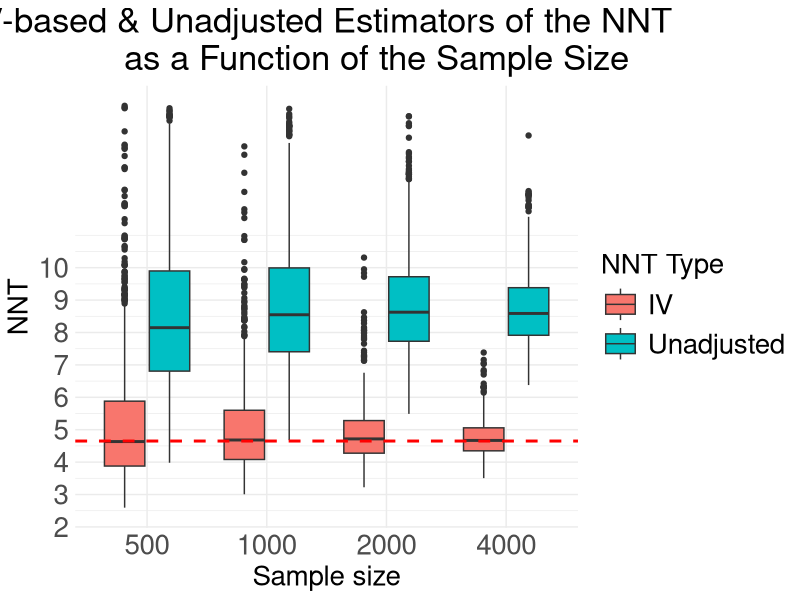
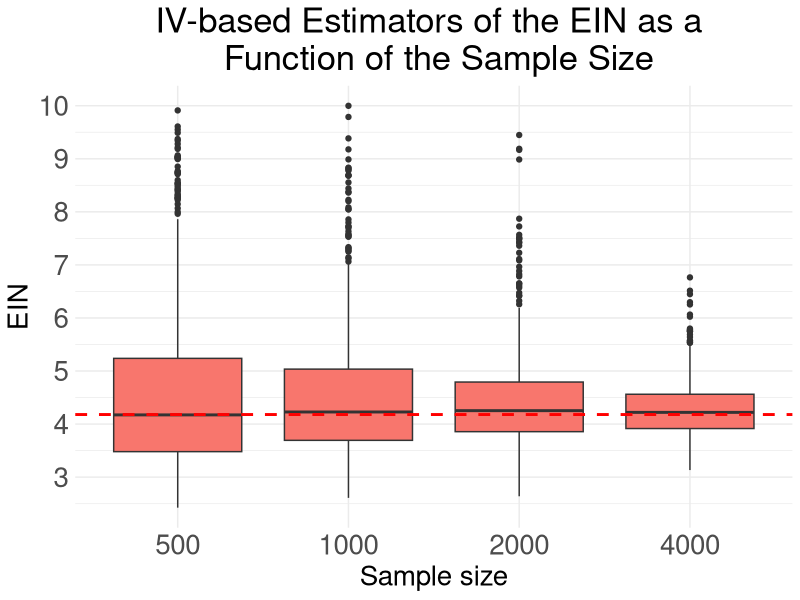
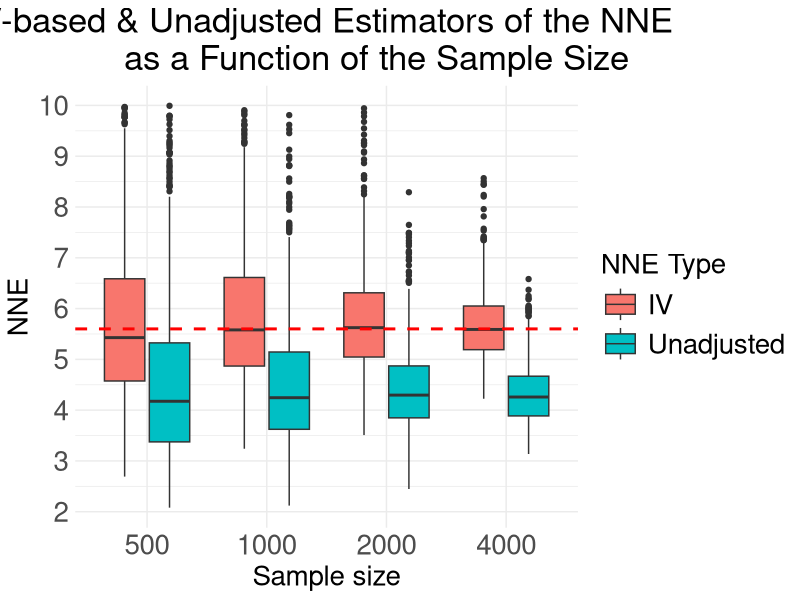
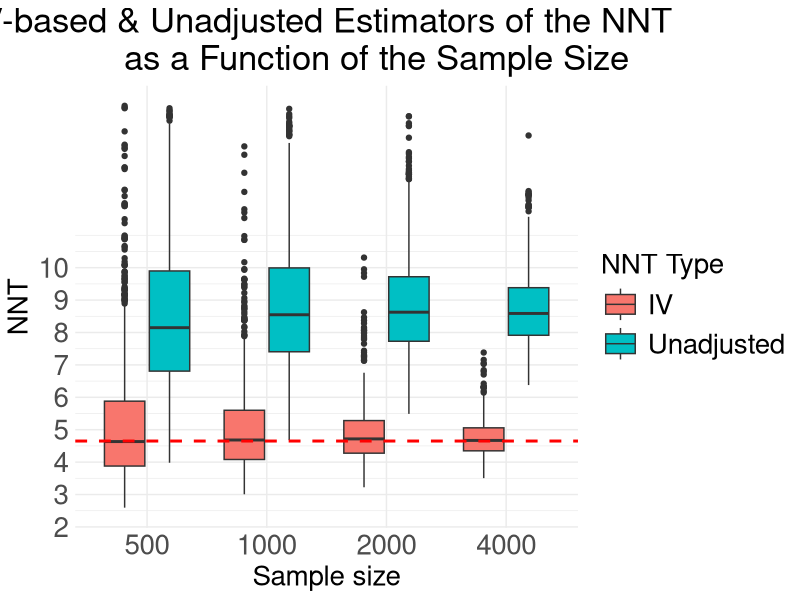
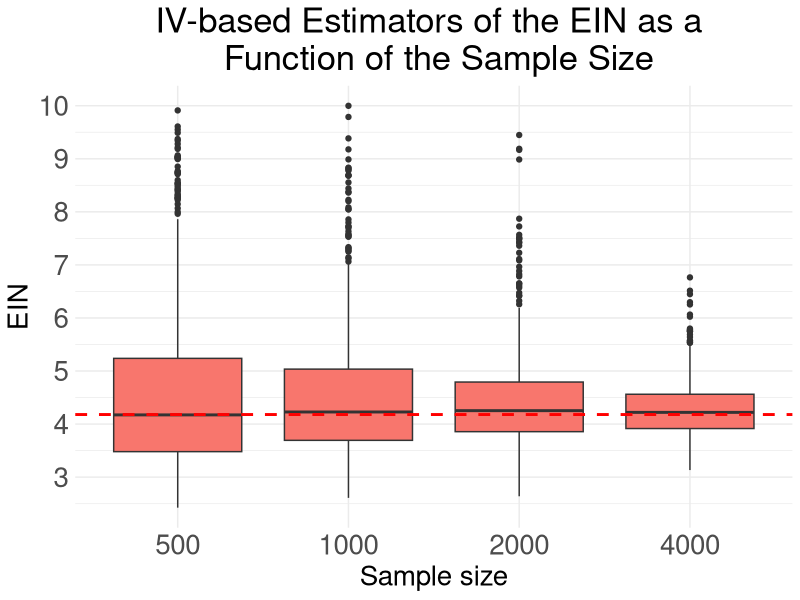
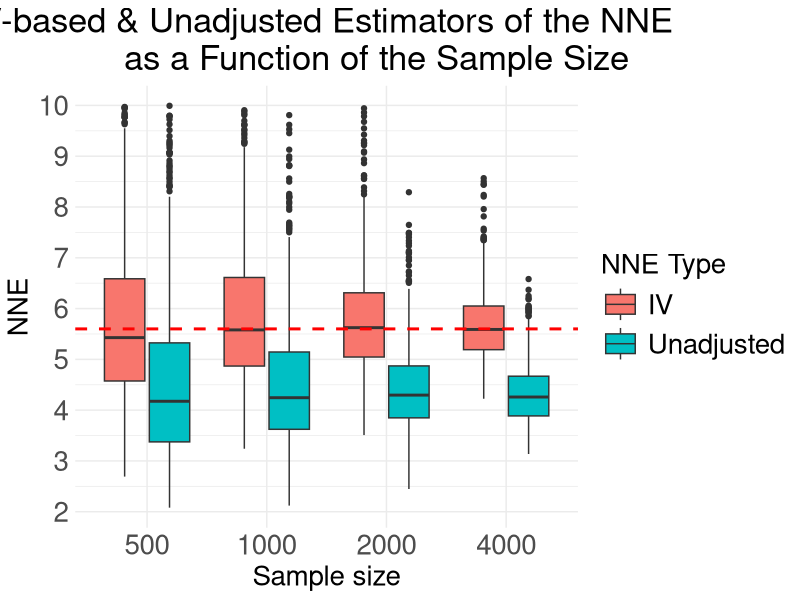

Source code (R) for these figures, in order:
###########################
##### BOXPLOTS LOGIT ######
###########################
#####################
##### BOTH NNTs #####
#####################
### READING FROM FILE ###
library(ggplot2)

bbb_both2 <- read.csv("NNTm1000_LOGIT_4_65.csv", header = T)

bbb_both2$NNT <- ifelse(bbb_both2$NNT > 15, NA, bbb_both2$NNT)
bbb_both2$NNT <- ifelse(bbb_both2$NNT < 1, NA, bbb_both2$NNT)

ggplot(data = bbb_both2, 
       aes(x = factor(n), y = NNT, fill = factor(TYPE))) + 
  geom_boxplot() +
  geom_hline(yintercept = 4.65, linetype = "dashed",
             col        = "red", size = 1)     +
  xlab("Sample size")        + 
  ylab("NNT")           +
  ggtitle("IV-based & Unadjusted Estimators of the NNT 
          as a Function of the Sample Size")  +
  scale_y_continuous(breaks = 1:10)          +
  theme_minimal() + 
  scale_fill_discrete(name = "NNT Type") + 
  theme(plot.title  = element_text(hjust = 0.5,     size = 25),
        axis.text.x = element_text(  size = 20),
        axis.text.y = element_text(  size = 20), 
        axis.title  = element_text(size  = 20), 
        legend.key.size = unit(1, 'cm'), 
        legend.text  = element_text(size = 20), 
        legend.title = element_text(size = 20))

ggsave("NNT_4_65_LOGITm1000R1.jpeg")

###############################
### EIN BOXPLOTS - ONLY ADJ ###
###############################
### READING FROM FILE ###
bbb2 <- read.csv("EINm1000_LOGIT_4_18.csv")

bbb2$EIN <- ifelse(bbb2$EIN > 10 | bbb2$EIN < 1, NA, bbb2$EIN)
bbb2 <- bbb2[bbb2$TYPE == "IV",]

ggplot(data = bbb2, 
       aes(x = factor(n), y = EIN, group = n)) +
  geom_boxplot(fill = c("#F8766D")) +
  geom_hline(yintercept = 4.18, linetype = "dashed", col = "red", size = 1)     +
  xlab("Sample size")        + 
  ylab("EIN")           +
  ggtitle("IV-based Estimators of the EIN as a \n Function of the Sample Size")  +
  scale_y_continuous(breaks = 1:10)          +
  theme_minimal() + 
  theme(plot.title  = element_text(hjust = 0.5,     size = 25),
        axis.text.x = element_text(  size = 20),
        axis.text.y = element_text(  size = 20), 
        axis.title  = element_text(size  = 20), 
        legend.key.size = unit(1, 'cm'), 
        legend.text  = element_text(size = 20), 
        legend.title = element_text(size = 20))

ggsave("EIN_4_18_LOGITm1000R1.jpeg")

#####################
##### BOTH NNEs #####
#####################
### READING FROM FILE ###
bbb_both2 <- read.csv("NNEm1000_LOGIT_5_60.csv", header = T)

bbb_both2$NNE <- ifelse(bbb_both2$NNE > 10, NA, bbb_both2$NNE)
bbb_both2$NNE <- ifelse(bbb_both2$NNE < 1, NA, bbb_both2$NNE)

ggplot(data = bbb_both2, 
       aes(x = factor(n), y = NNE, fill = factor(TYPE))) + 
  geom_boxplot() +
  geom_hline(yintercept = 5.60, linetype = "dashed",
             col        = "red", size = 1)     +
  xlab("Sample size")        + 
  ylab("NNE")           +
  ggtitle("IV-based & Unadjusted Estimators of the NNE 
          as a Function of the Sample Size")  +
  scale_y_continuous(breaks = 1:10)          +
  theme_minimal() + 
  scale_fill_discrete(name = "NNE Type") + 
  theme(plot.title  = element_text(hjust = 0.5,     size = 25),
        axis.text.x = element_text(  size = 20),
        axis.text.y = element_text(  size = 20), 
        axis.title  = element_text(size  = 20), 
        legend.key.size = unit(1, 'cm'), 
        legend.text  = element_text(size = 20), 
        legend.title = element_text(size = 20))

ggsave("NNE_5_60_LOGITm1000R1.jpeg")
